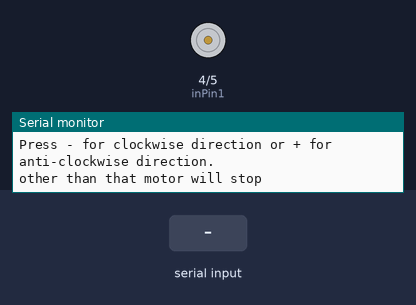
Recording of a sketch running on a simulated Arduino Uno, built with avr-gcc and run on an emulated ATmega328P. Parts: motor-driver pin pairs drawn as motors (green arrow = first pin HIGH = forward, orange = second pin HIGH = backward, longer = more drive), the last lines printed to the serial monitor. The inputs (shaded band) are chosen by the test bench.

Above: at 1.2 s.
1.3 s: "-" received over Serial
At 1.8 s:
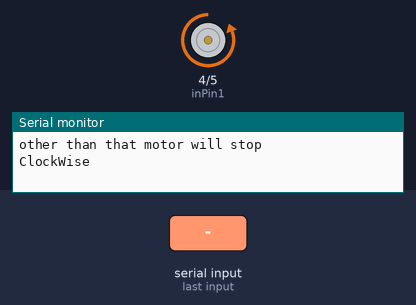
2.8 s: "+" received over Serial
At 4.0 s:
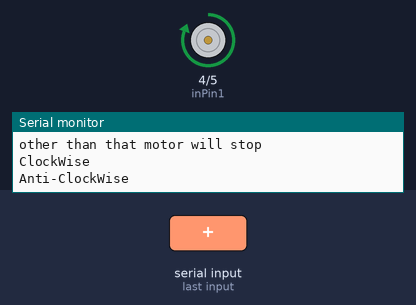
4.3 s: "1" received over Serial
At 5.3 s:
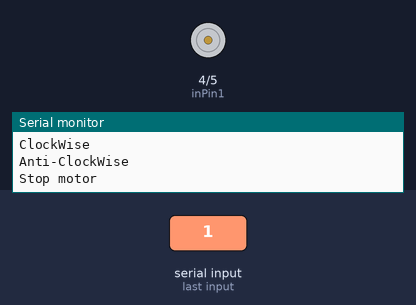
Timing chart, 0 to 7.3 s (numbered marks = the images above; inputs shaded):
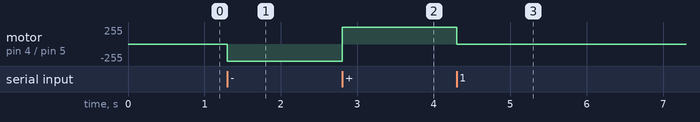

The sketch:

CODE.ino
```cpp
//CONTROL DC MOTOR DIRECTION USING H BRIDGE

int inPin1 = 4;  //H-Bridge input pins
int inPin2 = 5;

void setup()
{
  Serial.begin(9600);
  pinMode(inPin1, OUTPUT);
  pinMode(inPin2, OUTPUT);
  Serial.println("Press - for clockwise direction or + for anti-clockwise direction.");
  Serial.println("other than that motor will stop");
}
void loop()
{
  if(Serial.available())
  {
    char ch = Serial.read();
    if(ch == '-')
    {
      Serial.println("ClockWise");
      digitalWrite(inPin1, LOW);
      digitalWrite(inPin2, HIGH);
    }
    else if(ch == '+')
    {
      Serial.println("Anti-ClockWise");
      digitalWrite(inPin1, HIGH);
      digitalWrite(inPin2, LOW);
    }
    else
    {
      Serial.println("Stop motor");
      digitalWrite(inPin1, LOW);
      digitalWrite(inPin2, LOW);
    }
  }
}
```

Measured:
- after the input at 1.3 s, motor on pin 4 (inPin1) / pin 5 (inPin2): stopped → backward 255/255 at once
- after the input at 2.8 s, motor on pin 4 (inPin1) / pin 5 (inPin2): backward 255/255 → forward 255/255 at once
- after the input at 4.3 s, motor on pin 4 (inPin1) / pin 5 (inPin2): forward 255/255 → stopped at once
